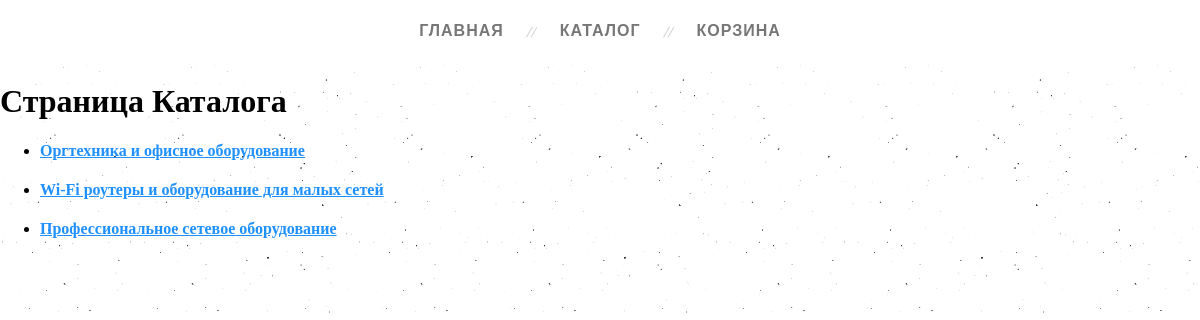
The page /catalog/category/5/ on the database its author committed.
### myapp/models.py (models this page shows)
class Products(models.Model):
    category = models.ForeignKey(ProductCategory,
                                 on_delete=models.CASCADE)
    name = models.CharField(max_length=200)
    desc = models.TextField(blank=True)
    is_active = models.BooleanField(default=True)
    def __str__(self):
        return self.name

### myapp/views.py (the view)
# urls.py: path('catalog/category/<int:pk>/', myapp.catalog_page, name='catalog_page'),
def catalog_page(request, pk):
    items = Products.objects.filter(category_id=pk)
    context = {
        'items': items,
        'page_title': 'страница каталога'
    }
    return render(request, 'myapp/catalog_page.html', context)

### myapp/templates/myapp/catalog_page.html
{% extends 'myapp/base.html' %}
{% block content %}
    <h1>Страница Каталога</h1>
    <div class="catalog-menu">
        <ul>
            {% for item in items %}
                <li>
                    <h4><a href="#">{{ item }}</a></h4>
                </li>
            {% endfor %}
        </ul>
    </div>
{% endblock %}

### static/css/style.css (style rules this page uses)
* { box-sizing: border-box; }
body { margin: 0; background: url(/static/img/background.png) }
a { color: dodgerblue; }

### rows shown on the page
Products: name "Оргтехника и офисное оборудование"
Products: name "Wi-Fi роутеры и оборудование для малых сетей"
Products: name "Профессиональное сетевое оборудование"
